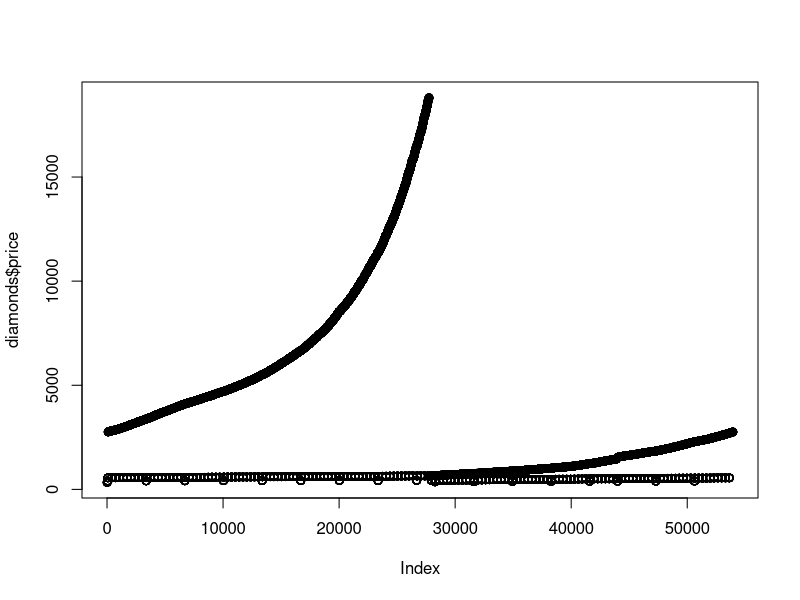

Generate this figure with R: (Note: this script raises an error after producing the figure.)
##Test-Git/GİtHub##

installed.packages("ggplot2")
library(ggplot2)
data("diamonds")
head(diamonds)
plot(diamonds$price)

djhfbsfgş.jutgkfköhjö